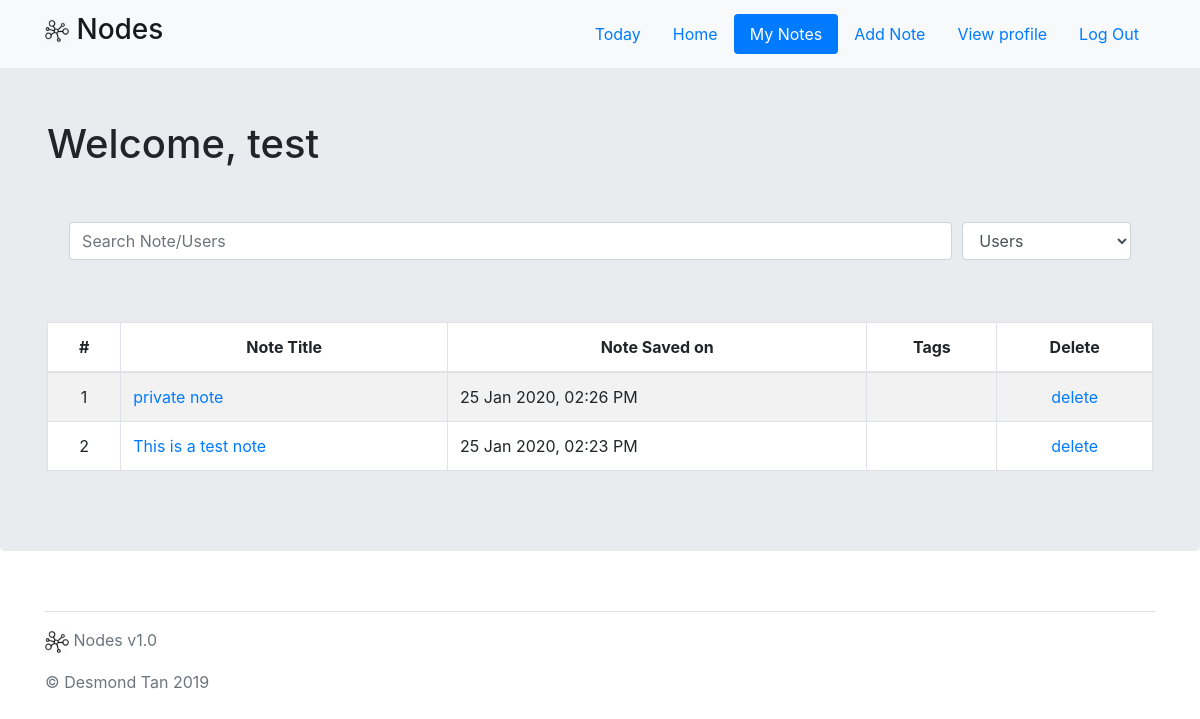
Before: /my_notes (signed in) with the older database file.
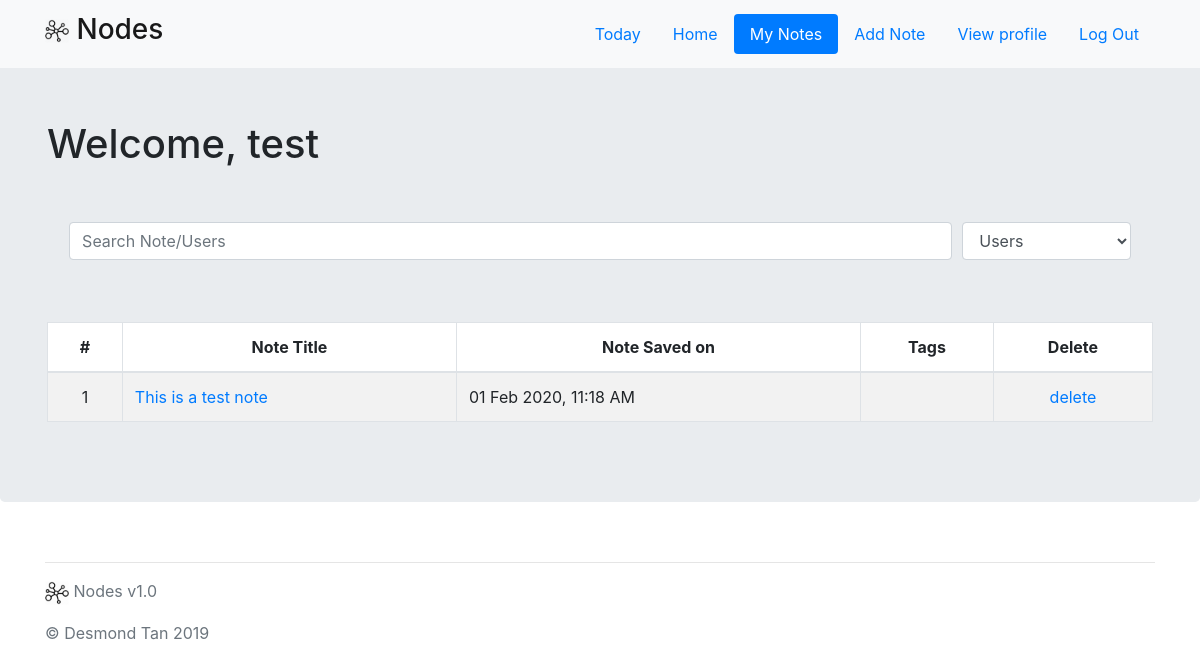
After: the same page with the newer database file.
### app/models.py (models this page shows, shortened)
class Notes(db.Model):
    __tablename__ = 'notes'
    id = db.Column(db.Integer, primary_key=True)
    date_created = db.Column(db.String(32))
    last_edited = db.Column(db.String(32))
    private = db.Column(db.Boolean)
    parent_folder_id = db.Column(db.Integer)
    title = db.Column(db.String(255))
    body = db.Column(db.String(255))
    body_markdown = db.Column(db.String(255))
    user_id = db.Column(db.Integer)

### app/main/views.py (the view)
@main.route('/my_notes', methods=['GET', 'POST'])
@login_required
def my_notes():
    search_form = SearchForm()
    if search_form.validate_on_submit():
        search = request.form['search']
        category = request.form['category']
        return redirect(url_for('main.search_results', search=search, category=category))
    notes = get_notes(session['user_id'])
    notes.sort(key=lambda note: note.last_edited, reverse=True)
    return render_template('main/my_notes.html', form=search_form, notes=notes, username=session['username'])

### app/main/forms.py
class SearchForm(FlaskForm):
    choices = [
        ('Users', 'Users'),
        ('Notes', 'Notes')
    ]
    search = StringField("Search Note/Users", [required("Unable to search empty string.")])
    category = SelectField('Category', choices=choices)

### app/utils/filters.py (called while the page is built)
def datetimeformat(value, format="%d %b %Y, %I:%M %p"):
    datetime_obj = datetime.strptime(value, '%Y-%m-%d %H:%M:%S.%f')
    return datetime_obj.strftime(format)

### app/utils/functions.py (called while the page is built)
def get_notes(user_id):
    notes = Notes.query.filter(Notes.user_id == user_id).all()
    return notes

### app/templates/main/my_notes.html (shortened to what this page needs)
{% extends "layout.html" %}
{% block body %}
<div class="jumbotron">
    <div class="container">
    {% if username %}
        <h1>Welcome, {{ username }}</h1><br>
        <form action="{{ url_for("main.my_notes") }}" method="POST">
            <div class="form-row" style="padding: 2%">
                <div class="form-group col-md-10">
                    {{ form.search(class="form-control no_borders", placeholder="Search Note/Users") }}
                </div>
                <div class="form-group col-md-2">
                    {{ form.category(class="form-control no_borders") }}
                </div>
            </div>
        </form>
        {% if notes != [] %}
            <table class="table table-hover table-striped table-bordered" style="background-color: white;">
                <thead class="text-center">
                    <tr>
                        <th class="text-center">#</th>
                        <th>Note Title</th>
                        <th>Note Saved on</th>
                        <th>Tags</th>
                        <th class="text-center">Delete</th>
                    </tr>
                </thead>
                <tbody>
                    {% for note in notes %}
                        <tr>
                            <td class="text-center">{{ loop.index }}</td>
                            <td> <a href="/notes/{{ note.id }}/">{{ note.title }}</a></td>
                            <td>{{ note.last_edited | datetimeformat }}</td>
                            <td></td>
                            <td class="text-center">
                                <a href="/notes/delete/{{ note.id }}/">delete</a>
                            </td>
                        </tr>
                    {%  endfor %}
                </tbody>
            </table>
        {% else %}
            <div class="alert alert-danger">
                You have no notes added! Let's add one <a href="/notes/add/">here</a>
            </div>
        {% endif %}
    {% endif %}
    </div>
</div>
{% endblock %}

### app/templates/layout.html (shortened to what this page needs)
<!doctype html>
<html lang="en">
    <head>
        <link rel='stylesheet' href="{{ url_for("static", filename="css/bootstrap.min.css") }}">
    </head>
    <body>
        <nav class="navbar navbar-expand-md navbar-light fixed-top bg-light">
            <div class="container">
                <a class="navbar-brand custom-control-inline" href="{{ url_for('main.index') }}">
                    <h3>
                        <span>
                        <img alt="Icon"
                             style="width: 24px; height: 24px"
                             src="{{ url_for('static', filename='images/nodes_icon.png') }}">
                        Nodes
                        </span>
                    </h3>
                </a>
                <div class="collapse navbar-collapse" id="myNavBar">
                    <ul class="nav nav-pills ml-auto">
                        {% if username %}
                            <li class="nav-item" id="today">
                                <a class="nav-link" href="{{ url_for("main.today") }}">Today</a>
                            </li>
                            <li class="nav-item" id="home">
                                <a class="nav-link" href="{{ url_for("main.home_page") }}">Home</a>
                            </li>
                            <li class="nav-item" id="notes">
                                <a class="nav-link" href="{{ url_for("main.my_notes") }}">My Notes</a>
                            </li>
                            <li class="nav-item" id="addNote">
                                <a class="nav-link" href="{{ url_for("main.add_note") }}">Add Note</a>
                            </li>
                            <li class="nav-item" id="profile">
                                <a class="nav-link" href="{{ url_for("main.profile") }}">View profile</a>
                            </li>
                            <li class="nav-item" id="logout">
                                <a class="nav-link" href="{{ url_for("auth.logout") }}">Log Out</a>
                            </li>
                        {% endif %}
                    </ul>
                </div>
            </div>
        </nav>
        <main role="main">
            {% block body %}{% endblock %}
        </main>
        <footer class="text-muted">
            <div class="container">
                <hr>
                <p>
                    <img alt="Icon"
                         style="width: 24px; height: 24px"
                         src="{{ url_for('static', filename='images/nodes_icon.png') }}">
                    Nodes v1.0
                </p>
                <p>&copy; Desmond Tan 2019</p>
            </div>
        </footer>
    </body>
</html>

### app/templates/layout.html (style rules this page uses)
body { padding-top: 3.5rem; }

Changed rows visible on the page:
removed Notes: title "private note", last_edited "25 Jan 2020, 02:26 PM"
changed Notes "This is a test note": last_edited "25 Jan 2020, 02:23 PM" → "01 Feb 2020, 11:18 AM"
